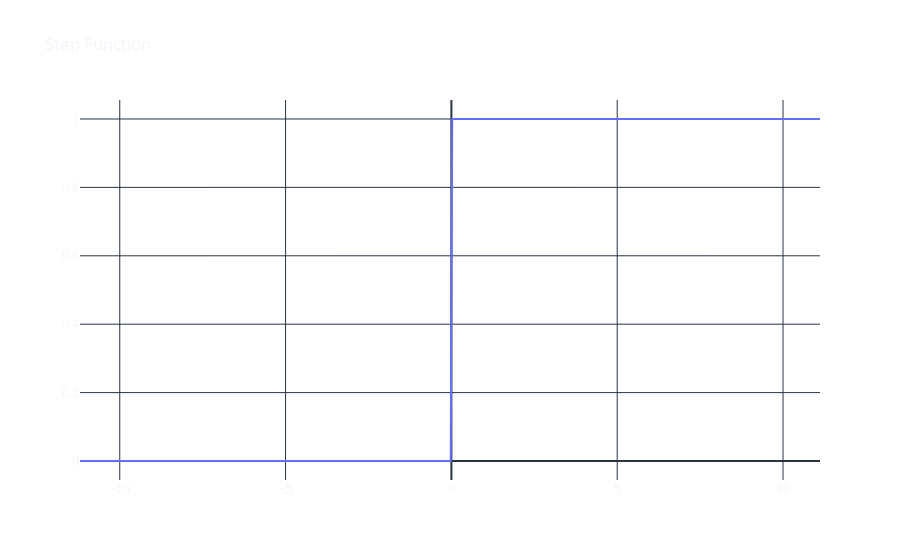
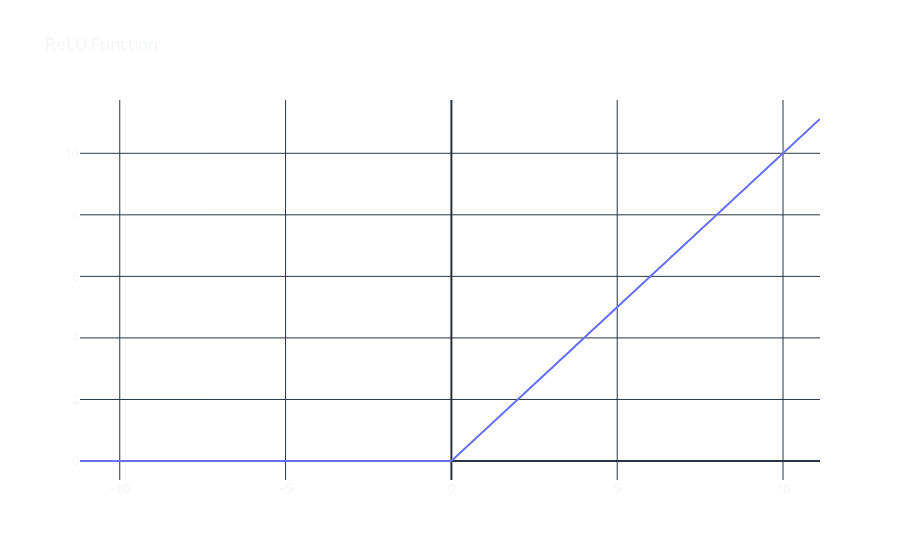
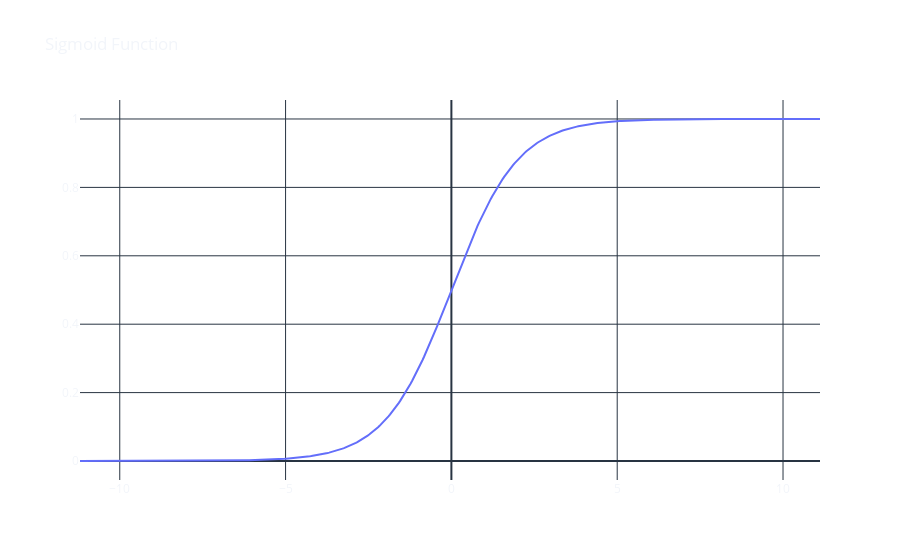

Notebook source saved alongside these figures, in order:
### Markdown cell above
### Activation functions

**The way our brains work is like a sort of step function. Neurons fire a 1 if there is enough build-up of voltage else it doesn’t fire (i.e a zero). _We aim, via the perceptron, to recreate this behavior._**

**The problem with a step function is that they are discontinuous. _This creates problems with the practicality of the mathematics._ Thus we tend to use a smooth function, the sigmoid, which is infinitely differentiable, or the Relu (_which has a nicely behaved derivative_) allowing us to easily do calculus with our model.**

### Code cell
x = np.random.randn(100)*5
x_0 = np.linspace(x.min()-.1, x.max()+.1, 500)


def step(array):
    y = list(np.maximum(array, 0))
    for i in range(len(y)):
        if y[i] > 0:
            y[i] = 1
    return y


y_step = step(x_0)

fig = go.Figure(data=go.Scatter(x=x_0, y=y_step, name='Step Function'))
fig.update_layout(template='plotly_dark',
                  title='Step Function',
                  paper_bgcolor='rgba(0, 0, 0, 0)',
                  plot_bgcolor='rgba(0, 0, 0, 0)')
fig.show()


def ReLU(Z):
    return np.maximum(Z, 0)  # valor máximo entre Z e 0


y_relu = ReLU(x_0)
fig = go.Figure(data=go.Scatter(x=x_0, y=y_relu, name='ReLU Function'))
fig.update_layout(template='plotly_dark',
                  title='ReLU Function',
                  paper_bgcolor='rgba(0, 0, 0, 0)',
                  plot_bgcolor='rgba(0, 0, 0, 0)')
fig.show()


def sigmoid(x):
    return 1/(1 + np.exp(-x))


y_sigmoid = sigmoid(x_0)

fig = go.Figure(data=go.Scatter(x=x_0, y=y_sigmoid, name='Sigmoid Function'))
fig.update_layout(template='plotly_dark',
                  title='Sigmoid Function',
                  paper_bgcolor='rgba(0, 0, 0, 0)',
                  plot_bgcolor='rgba(0, 0, 0, 0)')
fig.show()

### Figure 1 — Plotly figure (JSON) as saved in the notebook; plotly's stock layout.template omitted (floating-point values rounded to 4 significant figures; data arrays with more than 128 entries replaced by an {"elided": "..."} marker saying what was removed)
{"data": [{"name": "Step Function", "type": "scatter", "x": {"elided": "500 float values"}, "y": {"elided": "500 int values"}}], "layout": {"paper_bgcolor": "rgba(0, 0, 0, 0)", "plot_bgcolor": "rgba(0, 0, 0, 0)", "title": {"text": "Step Function"}}}

### Figure 2 — Plotly figure (JSON) as saved in the notebook; plotly's stock layout.template omitted (floating-point values rounded to 4 significant figures; data arrays with more than 128 entries replaced by an {"elided": "..."} marker saying what was removed)
{"data": [{"name": "ReLU Function", "type": "scatter", "x": {"elided": "500 float values"}, "y": {"elided": "500 float values"}}], "layout": {"paper_bgcolor": "rgba(0, 0, 0, 0)", "plot_bgcolor": "rgba(0, 0, 0, 0)", "title": {"text": "ReLU Function"}}}

### Figure 3 — Plotly figure (JSON) as saved in the notebook; plotly's stock layout.template omitted (floating-point values rounded to 4 significant figures; data arrays with more than 128 entries replaced by an {"elided": "..."} marker saying what was removed)
{"data": [{"name": "Sigmoid Function", "type": "scatter", "x": {"elided": "500 float values"}, "y": {"elided": "500 float values"}}], "layout": {"paper_bgcolor": "rgba(0, 0, 0, 0)", "plot_bgcolor": "rgba(0, 0, 0, 0)", "title": {"text": "Sigmoid Function"}}}
